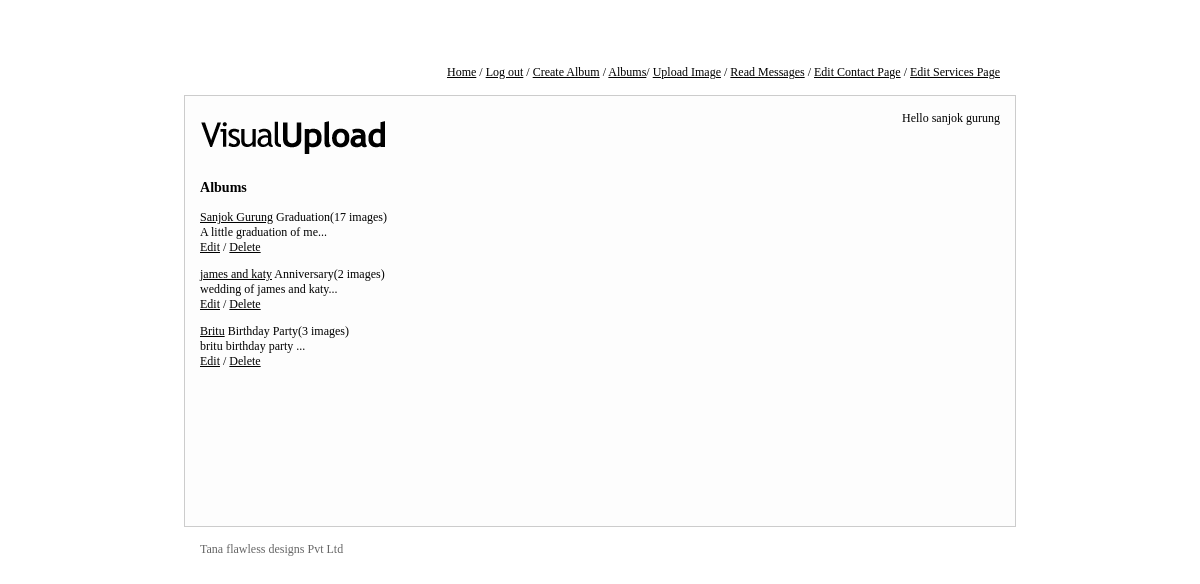
Page /admin/albums.php (signed in) on the committed database.
### tables this page shows
CREATE TABLE IF NOT EXISTS `albums` (
  `album_id` int(11) NOT NULL AUTO_INCREMENT,
  `user_id` int(11) NOT NULL,
  `timestamp` int(11) NOT NULL,
  `name` varchar(55) NOT NULL,
  `description` text NOT NULL,
  `event` varchar(255) NOT NULL,
  PRIMARY KEY (`album_id`)
);

### admin/func/user.func.php (called while the page is built, shortened)
<?php
function logged_in(){
	return isset($_SESSION ['user_id']);
}
function user_data(){
 $args = func_get_args();
 $fields = '`'.implode('`,`',$args).'`';
 $query = mysql_query("SELECT $fields FROM `users` WHERE `user_id`=".$_SESSION['user_id']);
 $query_result = mysql_fetch_assoc($query);
     foreach($args as $field){
        $args [$field] = $query_result[$field];
      }
	  return $args;
 }
?>

### admin/func/album.func.php (called while the page is built, shortened)
<?php
function get_albums(){
        $albums = array();
$albums_query = mysql_query("
SELECT `albums`.`album_id`, `albums`.`timestamp`,`albums`.`event`,`albums`.`name`, LEFT(`albums`.`description`,50) as `description`, COUNT(`images`.`image_id`) as `image_count`
FROM `albums`
LEFT JOIN `images`
ON `albums`.`album_id` = `images`.`album_id`
WHERE `albums`.`user_id` = ".$_SESSION['user_id']."
GROUP BY `albums`.`album_id`
");
 while($albums_row = mysql_fetch_assoc($albums_query)){
       $albums[] = array(
	        'id' => $albums_row['album_id'],
			'timestamp' => $albums_row['timestamp'],
             'name' => $albums_row['name'],
			 'description' => $albums_row['description'],
             'count' => $albums_row['image_count'],
			 'event' => $albums_row['event']
       );
 }
  return $albums;
}
?>

### admin/albums.php (the view, shortened to what this page needs)
<?php
include('template/header.php');
?>
 <h3>Albums</h3>
<?php
$albums = get_albums();
if(empty($albums)){
echo "<p> you don't have any albums</p>";
}
else{
foreach($albums as $album){
    echo '<p><a href="view_album.php?album_id=',$album['id'],'">',$album['name'],'</a> ',$album['event'],'(', $album['count'],' images) <br>
	',$album['description'],'...<br>
	 <a href="edit_album.php?album_id=',$album['id'],'">Edit</a> / <a href="delete_album.php?album_id=',$album['id'],'">Delete</a>
	</p>';
}
}
include('template/footer.php');
?>

### admin/template/header.php (shortened to what this page needs)
<!DOCTYPE HTML>
<head>
      <link href="css/style.css" rel="stylesheet" type="text/css">
</head>
<body>
<div class="menu">
	<?php include("widgets/menu.php"); ?>
</div>
<div class="container">
	<a class="logo" href="index.php"><img src="images/logo.png" alt="VisualUpload"></a>
	<span class="right">
		<?php include("widgets/login.php"); ?>
	</span>
	<div class="main">

### admin/widgets/menu.php
<a href="index.php">Home</a> /
<?php
if(!logged_in()){
?>
<a href="register.php">Register</a>
<?php
}
else {
?>
<a href="logout.php">Log out</a> /
<a href="create_album.php">Create Album</a> /
<a href="albums.php">Albums</a>/
<a href="upload_image.php">Upload Image</a> /
<a href="read_messages.php">Read Messages</a> /
<a href="edit_contact.php">Edit Contact Page</a> /
<a href="edit_services.php">Edit Services Page</a>
<?php
}
?>

### admin/widgets/login.php (shortened to what this page needs)
<?php
 if(logged_in()){
 $user_data = (user_data('name'));
   echo 'Hello ', $user_data['name'];
}
?>

### admin/template/footer.php
	</div>
</div>
<div class="footer">
	Tana flawless designs Pvt Ltd
	</div>
</body>
</html>

### admin/css/style.css (style rules this page uses)
body { background:#fff; font-family:Georgia; font-size:12px; margin-top:50px; }
a { color:#000000; }
.logo { color:white; }
.container { width:800px; min-height:400px; margin-left:auto; margin-right:auto; background:#fdfdfd; border:1px solid #ccc; padding:15px; color:#000000; }
.menu { width:800px; text-align:right; margin-left:auto; margin-right:auto; padding:15px; }
.footer { width:800px; margin-left:auto; margin-right:auto; padding:15px; color:#666666; }
.main { margin-top:10px; width:100%; }
.right { display:inline; float:right; }

### rows in the picture
albums: name "Sanjok Gurung", event "Graduation", count "17", description "A little graduation of me"
albums: name "james and katy", event "Anniversary", count "2", description "wedding of james and katy"
albums: name "Britu", event "Birthday Party", count "3", description "britu birthday party"

### other values in the picture
$user_data['name'] "sanjok gurung"
